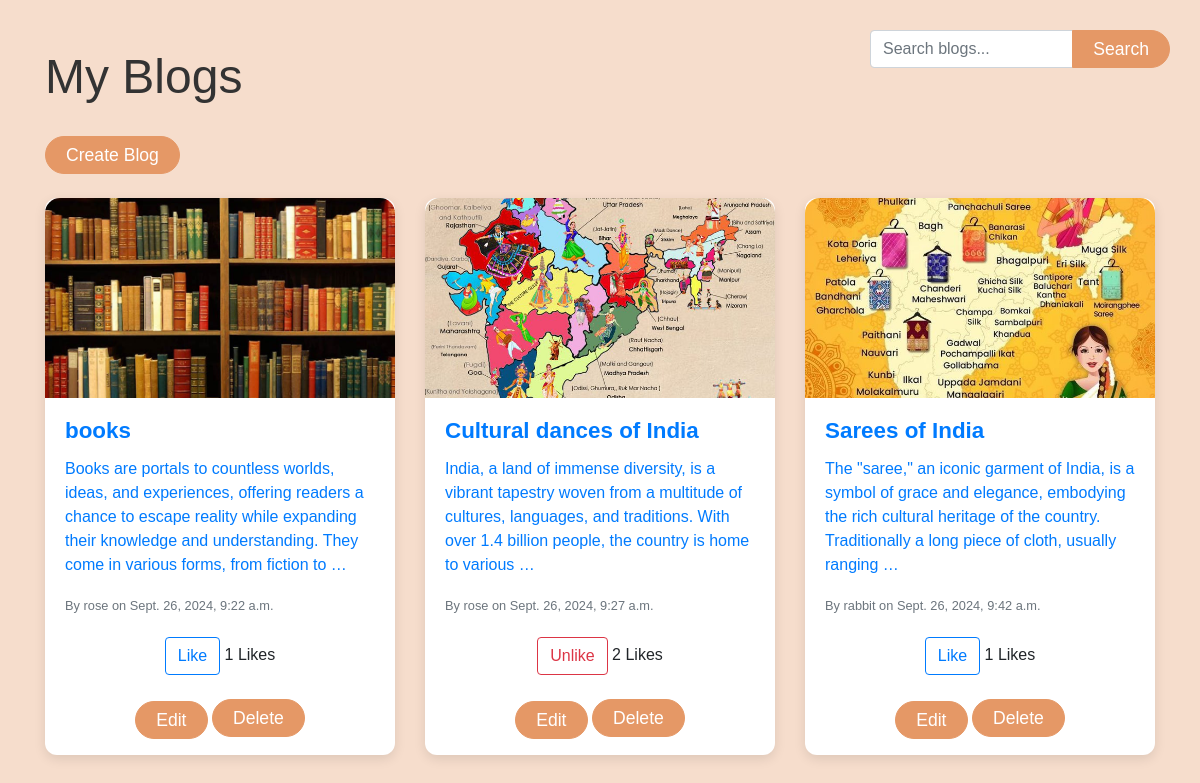
The page /home/ (signed in) on the database its author committed.
### blog/models.py (models this page shows, shortened)
class Blog(models.Model):
    title = models.CharField(max_length=100)
    content = models.TextField()
    image = models.ImageField(upload_to='blog_images/', blank=True, null=True)
    author = models.ForeignKey(User, on_delete=models.CASCADE)
    created_at = models.DateTimeField(auto_now_add=True)
    parent_blog = models.ForeignKey('self', on_delete=models.SET_NULL, null=True, blank=True, related_name='child_blogs')
    likes = models.ManyToManyField(User, related_name='blog_likes', blank=True)  # Many-to-Many for likes
    def total_likes(self):
        return self.likes.count()

### blog/views.py (the view)
# urls.py: path('home/', views.home, name='home'),
def home(request):
    blogs = Blog.objects.filter(parent_blog__isnull=True)
    return render(request, 'blog/home.html', {'blogs': blogs})

### blog/templates/blog/home.html (shortened to what this page needs)
<!DOCTYPE html>
<html lang="en">
<head>
    {% load static %}
    <link rel="stylesheet" href="https://maxcdn.bootstrapcdn.com/bootstrap/4.5.2/css/bootstrap.min.css">
    <link rel="stylesheet" href="{% static 'css/styles.css' %}">
</head>
<body>
    <div class="container mt-5">
        <form method="GET" action="{% url 'search' %}" class="search-bar">
            <div class="input-group">
                <input type="text" name="q" class="form-control" placeholder="Search blogs..." required>
                <div class="input-group-append">
                    <button class="btn btn-primary" type="submit">Search</button>
                </div>
            </div>
        </form>
        <h1>My Blogs</h1>
        <div class="text-left mb-4">
            <a href="{% url 'create_blog' %}" class="btn btn-primary">Create Blog</a>
        </div>
        <div class="row">
            {% for blog in blogs %}
            <div class="col-md-4 col-sm-6 mb-4">
                <div class="card">
                    <a href="{% url 'view_blog' blog.id %}">
                        {% if blog.image %}
                        <img src="{{ blog.image.url }}" class="card-img-top" alt="{{ blog.title }}">
                        {% endif %}
                        <div class="card-body">
                            <h5 class="card-title">{{ blog.title }}</h5>
                            <p class="card-text">{{ blog.content|truncatewords:30 }}</p>
                            <p class="card-text"><small class="text-muted">By {{ blog.author.username }} on {{ blog.created_at }}</small></p>
                        </div>
                    </a>
                    <div class="text-center mb-3">
                        <form action="{% url 'like_blog' blog.id %}" method="POST" class="d-inline-block">
                            {% if user in blog.likes.all %}
                                <button type="submit" class="btn btn-outline-danger">Unlike</button>
                            {% else %}
                                <button type="submit" class="btn btn-outline-primary">Like</button>
                            {% endif %}
                            <span>{{ blog.total_likes }} Likes</span>
                        </form>
                    </div>
                    <div class="text-center mb-3">
                        <a href="{% url 'edit_blog' blog.id %}" class="btn btn-primary mt-1">Edit</a>
                        <form action="{% url 'delete_blog' blog.id %}" method="POST" class="d-inline-block mt-2">
                            <button type="submit" class="btn btn-primary">Delete</button>
                        </form>
                    </div>
                </div>
            </div>
            {% endfor %}
        </div>
    </div>
</body>
</html>

### static/css/styles.css (style rules this page uses)
body { background-color: lightcyan; }

### blog/templates/blog/home.html (style rules this page uses)
body { background-color: #F6DDCC ; font-family: 'Arial', sans-serif; }
h1 { font-size: 3rem; text-align: left; margin-bottom: 30px; color: #333; }
.row { display: flex; flex-wrap: wrap; }
.card { border: none; border-radius: 12px; box-shadow: 0 4px 12px rgba(0, 0, 0, 0.1); transition: transform 0.3s ease, box-shadow 0.3s ease; display: flex; flex-direction: column; height: 100%; }
.card img { border-top-left-radius: 15px; border-top-right-radius: 15px; height: 200px; object-fit: cover; }
.card-body { flex-grow: 1; }
.btn-primary { background-color:#E59866; border-color: #E59866; padding: 5px 20px; font-size: 1.1rem; border-radius: 50px; }
.card-title { font-size: 1.4rem; font-weight: bold; }
.card-text small { color: #777; }
.search-bar { max-width: 300px; position: absolute; top: 30px; right: 30px; }

### rows shown on the page
Blog: image (picture), title "books", content "Books are portals to countless worlds, ideas, and experiences, offering readers a chance to escape reality while expanding their knowledge and understanding. They come in various forms, from fiction to …", author.username "rose", created_at "Sept. 26, 2024, 9:22 a.m.", shows "Like", total_likes "1"
Blog: image (picture), title "Cultural dances of India", content "India, a land of immense diversity, is a vibrant tapestry woven from a multitude of cultures, languages, and traditions. With over 1.4 billion people, the country is home to various …", author.username "rose", created_at "Sept. 26, 2024, 9:27 a.m.", shows "Unlike", total_likes "2"
Blog: image (picture), title "Sarees of India", content "The \"saree,\" an iconic garment of India, is a symbol of grace and elegance, embodying the rich cultural heritage of the country. Traditionally a long piece of cloth, usually ranging …", author.username "rabbit", created_at "Sept. 26, 2024, 9:42 a.m.", shows "Like", total_likes "1"
